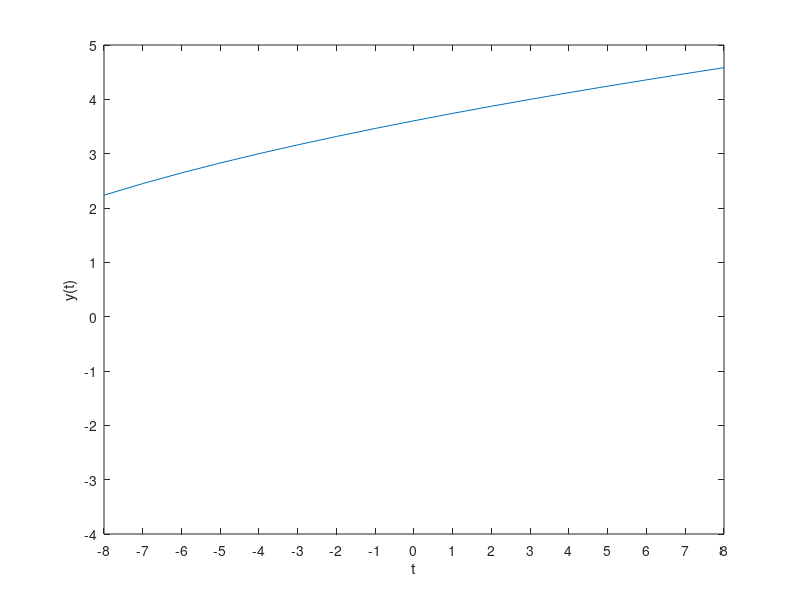

Write the MATLAB code that produced this figure. (Note: this script raises an error after producing the figure.)
666% Script for testing the centeraxes.m function

clear
clf
clc
%subplot(211)
plot(-8:8, sqrt(5:21));

xlabel('t');
ylabel('y(t)')
%thicklines(2);

set(gca,'ylim',[-4 5],'xlim',[-8 8],'xtick',-8:8,'ytick',-4:5)
opt.fontname = 'helvetica';
opt.fontsize = 8;

centeraxes(gca,opt);